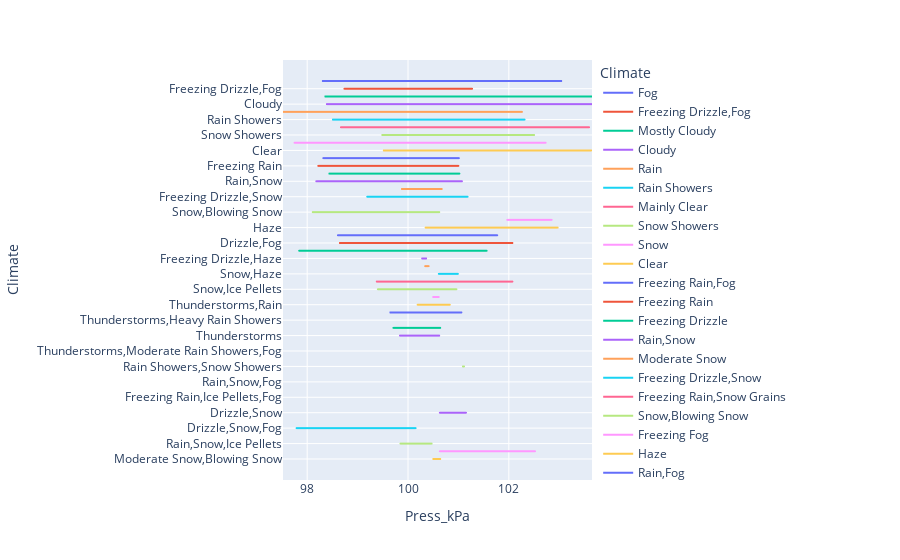

Notebook cell for this chart:
### Code cell
px.line(df, x='Press_kPa', y='Climate', color='Climate', hover_data=['Press_kPa', 'Climate'])

### Figure 1 — Plotly figure (JSON) as saved in the notebook; plotly's stock layout.template omitted (floating-point values rounded to 4 significant figures; data arrays with more than 128 entries replaced by an {"elided": "..."} marker saying what was removed)
{"data": [{"hovertemplate": "Climate=%{y}<br>Press_kPa=%{x}<extra></extra>", "legendgroup": "Fog", "line": {"color": "#636efa", "dash": "solid"}, "mode": "lines", "name": "Fog", "showlegend": true, "type": "scattergl", "x": {"elided": "150 float values"}, "xaxis": "x", "y": {"elided": "150 str values"}, "yaxis": "y"}, {"hovertemplate": "Climate=%{y}<br>Press_kPa=%{x}<extra></extra>", "legendgroup": "Freezing Drizzle,Fog", "line": {"color": "#EF553B", "dash": "solid"}, "mode": "lines", "name": "Freezing Drizzle,Fog", "showlegend": true, "type": "scattergl", "x": [101.3, 101.3, 100.1, 98.74, 100.7, 100.5], "xaxis": "x", "y": ["Freezing Drizzle,Fog", "Freezing Drizzle,Fog", "Freezing Drizzle,Fog", "Freezing Drizzle,Fog", "Freezing Drizzle,Fog", "Freezing Drizzle,Fog"], "yaxis": "y"}, {"hovertemplate": "Climate=%{y}<br>Press_kPa=%{x}<extra></extra>", "legendgroup": "Mostly Cloudy", "line": {"color": "#00cc96", "dash": "solid"}, "mode": "lines", "name": "Mostly Cloudy", "showlegend": true, "type": "scattergl", "x": {"elided": "2069 float values"}, "xaxis": "x", "y": {"elided": "2069 str values"}, "yaxis": "y"}, {"hovertemplate": "Climate=%{y}<br>Press_kPa=%{x}<extra></extra>", "legendgroup": "Cloudy", "line": {"color": "#ab63fa", "dash": "solid"}, "mode": "lines", "name": "Cloudy", "showlegend": true, "type": "scattergl", "x": {"elided": "1728 float values"}, "xaxis": "x", "y": {"elided": "1728 str values"}, "yaxis": "y"}, {"hovertemplate": "Climate=%{y}<br>Press_kPa=%{x}<extra></extra>", "legendgroup": "Rain", "line": {"color": "#FFA15A", "dash": "solid"}, "mode": "lines", "name": "Rain", "showlegend": true, "type": "scattergl", "x": {"elided": "306 float values"}, "xaxis": "x", "y": {"elided": "306 str values"}, "yaxis": "y"}, {"hovertemplate": "Climate=%{y}<br>Press_kPa=%{x}<extra></extra>", "legendgroup": "Rain Showers", "line": {"color": "#19d3f3", "dash": "solid"}, "mode": "lines", "name": "Rain Showers", "showlegend": true, "type": "scattergl", "x": {"elided": "188 float values"}, "xaxis": "x", "y": {"elided": "188 str values"}, "yaxis": "y"}, {"hovertemplate": "Climate=%{y}<br>Press_kPa=%{x}<extra></extra>", "legendgroup": "Mainly Clear", "line": {"color": "#FF6692", "dash": "solid"}, "mode": "lines", "name": "Mainly Clear", "showlegend": true, "type": "scattergl", "x": {"elided": "2106 float values"}, "xaxis": "x", "y": {"elided": "2106 str values"}, "yaxis": "y"}, {"hovertemplate": "Climate=%{y}<br>Press_kPa=%{x}<extra></extra>", "legendgroup": "Snow Showers", "line": {"color": "#B6E880", "dash": "solid"}, "mode": "lines", "name": "Snow Showers", "showlegend": true, "type": "scattergl", "x": [99.66, 100.1, 100.2, 100.3, 100.3, 100.5, 100.6, 100.8, 100.8, 100.7, 100.9, 101.0, 101.0, 101.2, 101.2, 100.3, 101.5, 101.5, 101.6, 101.6, 101.6, 100.9, 100.9, 99.49, 100.2, 102.5, 101.1, 101.4, 99.62, 99.6, 99.6, 99.81, 99.85, 99.9, 100.3, 101.4, 101.4, 101.4, 101.3, 101.4, 101.4, 101.8, 101.2, 101.2, 102.3, 102.2, 102.2, 102.2, 102.3, 102.4, 102.4, 102.4, 100.2, 100.3, 100.5, 100.5, 100.3, 100.3, 101.2, 101.1], "xaxis": "x", "y": ["Snow Showers", "Snow Showers", "Snow Showers", "Snow Showers", "Snow Showers", "Snow Showers", "Snow Showers", "Snow Showers", "Snow Showers", "Snow Showers", "Snow Showers", "Snow Showers", "Snow Showers", "Snow Showers", "Snow Showers", "Snow Showers", "Snow Showers", "Snow Showers", "Snow Showers", "Snow Showers", "Snow Showers", "Snow Showers", "Snow Showers", "Snow Showers", "Snow Showers", "Snow Showers", "Snow Showers", "Snow Showers", "Snow Showers", "Snow Showers", "Snow Showers", "Snow Showers", "Snow Showers", "Snow Showers", "Snow Showers", "Snow Showers", "Snow Showers", "Snow Showers", "Snow Showers", "Snow Showers", "Snow Showers", "Snow Showers", "Snow Showers", "Snow Showers", "Snow Showers", "Snow Showers", "Snow Showers", "Snow Showers", "Snow Showers", "Snow Showers", "Snow Showers", "Snow Showers", "Snow Showers", "Snow Showers", "Snow Showers", "Snow Showers", "Snow Showers", "Snow Showers", "Snow Showers", "Snow Showers"], "yaxis": "y"}, {"hovertemplate": "Climate=%{y}<br>Press_kPa=%{x}<extra></extra>", "legendgroup": "Snow", "line": {"color": "#FF97FF", "dash": "solid"}, "mode": "lines", "name": "Snow", "showlegend": true, "type": "scattergl", "x": {"elided": "390 float values"}, "xaxis": "x", "y": {"elided": "390 str values"}, "yaxis": "y"}, {"hovertemplate": "Climate=%{y}<br>Press_kPa=%{x}<extra></extra>", "legendgroup": "Clear", "line": {"color": "#FECB52", "dash": "solid"}, "mode": "lines", "name": "Clear", "showlegend": true, "type": "scattergl", "x": {"elided": "1326 float values"}, "xaxis": "x", "y": {"elided": "1326 str values"}, "yaxis": "y"}, {"hovertemplate": "Climate=%{y}<br>Press_kPa=%{x}<extra></extra>", "legendgroup": "Freezing Rain,Fog", "line": {"color": "#636efa", "dash": "solid"}, "mode": "lines", "name": "Freezing Rain,Fog", "showlegend": true, "type": "scattergl", "x": [100.2, 98.32, 100.3, 101.0], "xaxis": "x", "y": ["Freezing Rain,Fog", "Freezing Rain,Fog", "Freezing Rain,Fog", "Freezing Rain,Fog"], "yaxis": "y"}, {"hovertemplate": "Climate=%{y}<br>Press_kPa=%{x}<extra></extra>", "legendgroup": "Freezing Rain", "line": {"color": "#EF553B", "dash": "solid"}, "mode": "lines", "name": "Freezing Rain", "showlegend": true, "type": "scattergl", "x": [100.1, 100.1, 98.69, 98.22, 98.98, 98.71, 98.47, 99.61, 99.47, 100.6, 100.5, 100.3, 100.3, 101], "xaxis": "x", "y": ["Freezing Rain", "Freezing Rain", "Freezing Rain", "Freezing Rain", "Freezing Rain", "Freezing Rain", "Freezing Rain", "Freezing Rain", "Freezing Rain", "Freezing Rain", "Freezing Rain", "Freezing Rain", "Freezing Rain", "Freezing Rain"], "yaxis": "y"}, {"hovertemplate": "Climate=%{y}<br>Press_kPa=%{x}<extra></extra>", "legendgroup": "Freezing Drizzle", "line": {"color": "#00cc96", "dash": "solid"}, "mode": "lines", "name": "Freezing Drizzle", "showlegend": true, "type": "scattergl", "x": [100.1, 100.0, 98.44, 100.8, 100.6, 100.4, 101.0], "xaxis": "x", "y": ["Freezing Drizzle", "Freezing Drizzle", "Freezing Drizzle", "Freezing Drizzle", "Freezing Drizzle", "Freezing Drizzle", "Freezing Drizzle"], "yaxis": "y"}, {"hovertemplate": "Climate=%{y}<br>Press_kPa=%{x}<extra></extra>", "legendgroup": "Rain,Snow", "line": {"color": "#ab63fa", "dash": "solid"}, "mode": "lines", "name": "Rain,Snow", "showlegend": true, "type": "scattergl", "x": [100.0, 99.87, 99.77, 98.18, 101.1, 101.1, 101.0, 100.6, 100.3, 100.1, 99.48, 99.48, 99.49, 100.3, 99.76, 99.64, 99.5, 99.38], "xaxis": "x", "y": ["Rain,Snow", "Rain,Snow", "Rain,Snow", "Rain,Snow", "Rain,Snow", "Rain,Snow", "Rain,Snow", "Rain,Snow", "Rain,Snow", "Rain,Snow", "Rain,Snow", "Rain,Snow", "Rain,Snow", "Rain,Snow", "Rain,Snow", "Rain,Snow", "Rain,Snow", "Rain,Snow"], "yaxis": "y"}, {"hovertemplate": "Climate=%{y}<br>Press_kPa=%{x}<extra></extra>", "legendgroup": "Moderate Snow", "line": {"color": "#FFA15A", "dash": "solid"}, "mode": "lines", "name": "Moderate Snow", "showlegend": true, "type": "scattergl", "x": [99.9, 99.88, 100.7, 100.7], "xaxis": "x", "y": ["Moderate Snow", "Moderate Snow", "Moderate Snow", "Moderate Snow"], "yaxis": "y"}, {"hovertemplate": "Climate=%{y}<br>Press_kPa=%{x}<extra></extra>", "legendgroup": "Freezing Drizzle,Snow", "line": {"color": "#19d3f3", "dash": "solid"}, "mode": "lines", "name": "Freezing Drizzle,Snow", "showlegend": true, "type": "scattergl", "x": [99.19, 100.8, 100.7, 99.22, 100.9, 101.2, 100.6, 100.7, 100.8, 100.8, 100.9], "xaxis": "x", "y": ["Freezing Drizzle,Snow", "Freezing Drizzle,Snow", "Freezing Drizzle,Snow", "Freezing Drizzle,Snow", "Freezing Drizzle,Snow", "Freezing Drizzle,Snow", "Freezing Drizzle,Snow", "Freezing Drizzle,Snow", "Freezing Drizzle,Snow", "Freezing Drizzle,Snow", "Freezing Drizzle,Snow"], "yaxis": "y"}, {"hovertemplate": "Climate=%{y}<br>Press_kPa=%{x}<extra></extra>", "legendgroup": "Freezing Rain,Snow Grains", "line": {"color": "#FF6692", "dash": "solid"}, "mode": "lines", "name": "Freezing Rain,Snow Grains", "showlegend": true, "type": "scattergl", "x": [98.56], "xaxis": "x", "y": ["Freezing Rain,Snow Grains"], "yaxis": "y"}, {"hovertemplate": "Climate=%{y}<br>Press_kPa=%{x}<extra></extra>", "legendgroup": "Snow,Blowing Snow", "line": {"color": "#B6E880", "dash": "solid"}, "mode": "lines", "name": "Snow,Blowing Snow", "showlegend": true, "type": "scattergl", "x": [99.09, 99.51, 99.67, 100.0, 100.2, 98.11, 98.2, 98.33, 99.08, 99.24, 99.37, 100.6, 100.4, 100.3, 100.4, 100.4, 100.5, 100.5, 100.5], "xaxis": "x", "y": ["Snow,Blowing Snow", "Snow,Blowing Snow", "Snow,Blowing Snow", "Snow,Blowing Snow", "Snow,Blowing Snow", "Snow,Blowing Snow", "Snow,Blowing Snow", "Snow,Blowing Snow", "Snow,Blowing Snow", "Snow,Blowing Snow", "Snow,Blowing Snow", "Snow,Blowing Snow", "Snow,Blowing Snow", "Snow,Blowing Snow", "Snow,Blowing Snow", "Snow,Blowing Snow", "Snow,Blowing Snow", "Snow,Blowing Snow", "Snow,Blowing Snow"], "yaxis": "y"}, {"hovertemplate": "Climate=%{y}<br>Press_kPa=%{x}<extra></extra>", "legendgroup": "Freezing Fog", "line": {"color": "#FF97FF", "dash": "solid"}, "mode": "lines", "name": "Freezing Fog", "showlegend": true, "type": "scattergl", "x": [102.8, 102.0, 102.2, 102.3], "xaxis": "x", "y": ["Freezing Fog", "Freezing Fog", "Freezing Fog", "Freezing Fog"], "yaxis": "y"}, {"hovertemplate": "Climate=%{y}<br>Press_kPa=%{x}<extra></extra>", "legendgroup": "Haze", "line": {"color": "#FECB52", "dash": "solid"}, "mode": "lines", "name": "Haze", "showlegend": true, "type": "scattergl", "x": [103.0, 102.9, 100.3, 100.5, 100.7, 100.7, 100.7, 100.8, 100.9, 101.0, 101.3, 102.0, 102.0, 102, 102.5, 102.5], "xaxis": "x", "y": ["Haze", "Haze", "Haze", "Haze", "Haze", "Haze", "Haze", "Haze", "Haze", "Haze", "Haze", "Haze", "Haze", "Haze", "Haze", "Haze"], "yaxis": "y"}, {"hovertemplate": "Climate=%{y}<br>Press_kPa=%{x}<extra></extra>", "legendgroup": "Rain,Fog", "line": {"color": "#636efa", "dash": "solid"}, "mode": "lines", "name": "Rain,Fog", "showlegend": true, "type": "scattergl", "x": [100.5, 100.4, 99.18, 99.57, 100.1, 100.9, 101.5, 101.5, 101.7, 101.4, 101.4, 101.4, 101.4, 101.4, 101.4, 100.7, 100.5, 100.6, 98.61, 99.67, 99.59, 99.67, 101.2, 101.1, 101.2, 101.3, 100.4, 100.4, 100.4, 100.3, 100.3, 100.3, 100.3, 100.2, 100.9, 100.9, 100.5, 100.7, 100.7, 100.6, 100.5, 100.7, 100.6, 100.6, 100.7, 100.6, 100.6, 100.6, 101.0, 101.0, 100.3, 100.5, 100.4, 100.3, 100.2, 100.2, 100.1, 100, 99.9, 99.72, 99.56, 99.5, 99.44, 99.44, 99.47, 101.3, 101.0, 100.3, 101.8, 101.7, 101.5, 101.2, 101.2, 101.2, 100.8, 100.8, 100.7, 100.7, 100.6, 100.1, 100.0, 100.0, 99.88, 99.78, 100.9, 101, 100.5, 100.5, 100.5, 100.4, 100.8, 100.8, 100.7, 100.7, 100.7, 101.1, 101.0, 101.0, 100.8, 100.7, 100.6, 100.5, 100.5, 100.5, 100.5, 100.5, 100.6, 100.7, 100.1, 99.78, 99.7, 99.6, 99.34, 99.32, 99.41, 99.42], "xaxis": "x", "y": ["Rain,Fog", "Rain,Fog", "Rain,Fog", "Rain,Fog", "Rain,Fog", "Rain,Fog", "Rain,Fog", "Rain,Fog", "Rain,Fog", "Rain,Fog", "Rain,Fog", "Rain,Fog", "Rain,Fog", "Rain,Fog", "Rain,Fog", "Rain,Fog", "Rain,Fog", "Rain,Fog", "Rain,Fog", "Rain,Fog", "Rain,Fog", "Rain,Fog", "Rain,Fog", "Rain,Fog", "Rain,Fog", "Rain,Fog", "Rain,Fog", "Rain,Fog", "Rain,Fog", "Rain,Fog", "Rain,Fog", "Rain,Fog", "Rain,Fog", "Rain,Fog", "Rain,Fog", "Rain,Fog", "Rain,Fog", "Rain,Fog", "Rain,Fog", "Rain,Fog", "Rain,Fog", "Rain,Fog", "Rain,Fog", "Rain,Fog", "Rain,Fog", "Rain,Fog", "Rain,Fog", "Rain,Fog", "Rain,Fog", "Rain,Fog", "Rain,Fog", "Rain,Fog", "Rain,Fog", "Rain,Fog", "Rain,Fog", "Rain,Fog", "Rain,Fog", "Rain,Fog", "Rain,Fog", "Rain,Fog", "Rain,Fog", "Rain,Fog", "Rain,Fog", "Rain,Fog", "Rain,Fog", "Rain,Fog", "Rain,Fog", "Rain,Fog", "Rain,Fog", "Rain,Fog", "Rain,Fog", "Rain,Fog", "Rain,Fog", "Rain,Fog", "Rain,Fog", "Rain,Fog", "Rain,Fog", "Rain,Fog", "Rain,Fog", "Rain,Fog", "Rain,Fog", "Rain,Fog", "Rain,Fog", "Rain,Fog", "Rain,Fog", "Rain,Fog", "Rain,Fog", "Rain,Fog", "Rain,Fog", "Rain,Fog", "Rain,Fog", "Rain,Fog", "Rain,Fog", "Rain,Fog", "Rain,Fog", "Rain,Fog", "Rain,Fog", "Rain,Fog", "Rain,Fog", "Rain,Fog", "Rain,Fog", "Rain,Fog", "Rain,Fog", "Rain,Fog", "Rain,Fog", "Rain,Fog", "Rain,Fog", "Rain,Fog", "Rain,Fog", "Rain,Fog", "Rain,Fog", "Rain,Fog", "Rain,Fog", "Rain,Fog", "Rain,Fog", "Rain,Fog"], "yaxis": "y"}, {"hovertemplate": "Climate=%{y}<br>Press_kPa=%{x}<extra></extra>", "legendgroup": "Drizzle,Fog", "line": {"color": "#EF553B", "dash": "solid"}, "mode": "lines", "name": "Drizzle,Fog", "showlegend": true, "type": "scattergl", "x": [100.3, 99.08, 98.91, 98.76, 98.69, 98.65, 100.5, 100.6, 100.8, 101.7, 101.8, 101.8, 102.0, 101.7, 101.8, 101.9, 101.9, 102.0, 102.1, 102.0, 99.61, 101.2, 101.3, 101.4, 101.4, 101.4, 101.4, 101.4, 101.7, 100.8, 100.7, 100.7, 100.7, 100.7, 100.7, 100.7, 100.7, 100.3, 100.3, 100.1, 100.1, 100.1, 100.1, 100.1, 100.1, 100.4, 100.4, 99.99, 101.1, 101.2, 101.1, 101.1, 101.1, 101.0, 101.0, 101.0, 100.7, 100.5, 101.5, 101.6, 101.5, 101.5, 101.4, 101.4, 101.1, 101, 100.9, 100.5, 100.7, 100.7, 100.7, 100.7, 100.8, 101.0, 99.44, 99.34, 100.8, 100.2, 100.3, 100.4], "xaxis": "x", "y": ["Drizzle,Fog", "Drizzle,Fog", "Drizzle,Fog", "Drizzle,Fog", "Drizzle,Fog", "Drizzle,Fog", "Drizzle,Fog", "Drizzle,Fog", "Drizzle,Fog", "Drizzle,Fog", "Drizzle,Fog", "Drizzle,Fog", "Drizzle,Fog", "Drizzle,Fog", "Drizzle,Fog", "Drizzle,Fog", "Drizzle,Fog", "Drizzle,Fog", "Drizzle,Fog", "Drizzle,Fog", "Drizzle,Fog", "Drizzle,Fog", "Drizzle,Fog", "Drizzle,Fog", "Drizzle,Fog", "Drizzle,Fog", "Drizzle,Fog", "Drizzle,Fog", "Drizzle,Fog", "Drizzle,Fog", "Drizzle,Fog", "Drizzle,Fog", "Drizzle,Fog", "Drizzle,Fog", "Drizzle,Fog", "Drizzle,Fog", "Drizzle,Fog", "Drizzle,Fog", "Drizzle,Fog", "Drizzle,Fog", "Drizzle,Fog", "Drizzle,Fog", "Drizzle,Fog", "Drizzle,Fog", "Drizzle,Fog", "Drizzle,Fog", "Drizzle,Fog", "Drizzle,Fog", "Drizzle,Fog", "Drizzle,Fog", "Drizzle,Fog", "Drizzle,Fog", "Drizzle,Fog", "Drizzle,Fog", "Drizzle,Fog", "Drizzle,Fog", "Drizzle,Fog", "Drizzle,Fog", "Drizzle,Fog", "Drizzle,Fog", "Drizzle,Fog", "Drizzle,Fog", "Drizzle,Fog", "Drizzle,Fog", "Drizzle,Fog", "Drizzle,Fog", "Drizzle,Fog", "Drizzle,Fog", "Drizzle,Fog", "Drizzle,Fog", "Drizzle,Fog", "Drizzle,Fog", "Drizzle,Fog", "Drizzle,Fog", "Drizzle,Fog", "Drizzle,Fog", "Drizzle,Fog", "Drizzle,Fog", "Drizzle,Fog", "Drizzle,Fog"], "yaxis": "y"}, {"hovertemplate": "Climate=%{y}<br>Press_kPa=%{x}<extra></extra>", "legendgroup": "Drizzle", "line": {"color": "#00cc96", "dash": "solid"}, "mode": "lines", "name": "Drizzle", "showlegend": true, "type": "scattergl", "x": [100.2, 100.5, 99.53, 99.63, 101.2, 100.9, 100.4, 100.4, 100.3, 100.1, 100.7, 101.2, 101.2, 101.1, 101.1, 101.1, 101.1, 100.9, 101.6, 101.1, 99.28, 99.22, 99.67, 99.68, 99.7, 100.5, 100.5, 100.5, 100.5, 100.6, 100.6, 100.7, 100.7, 100.6, 100.6, 100.6, 100.6, 99.54, 100.8, 101.0, 97.84], "xaxis": "x", "y": ["Drizzle", "Drizzle", "Drizzle", "Drizzle", "Drizzle", "Drizzle", "Drizzle", "Drizzle", "Drizzle", "Drizzle", "Drizzle", "Drizzle", "Drizzle", "Drizzle", "Drizzle", "Drizzle", "Drizzle", "Drizzle", "Drizzle", "Drizzle", "Drizzle", "Drizzle", "Drizzle", "Drizzle", "Drizzle", "Drizzle", "Drizzle", "Drizzle", "Drizzle", "Drizzle", "Drizzle", "Drizzle", "Drizzle", "Drizzle", "Drizzle", "Drizzle", "Drizzle", "Drizzle", "Drizzle", "Drizzle", "Drizzle"], "yaxis": "y"}, {"hovertemplate": "Climate=%{y}<br>Press_kPa=%{x}<extra></extra>", "legendgroup": "Freezing Drizzle,Haze", "line": {"color": "#ab63fa", "dash": "solid"}, "mode": "lines", "name": "Freezing Drizzle,Haze", "showlegend": true, "type": "scattergl", "x": [100.4, 100.3, 100.3], "xaxis": "x", "y": ["Freezing Drizzle,Haze", "Freezing Drizzle,Haze", "Freezing Drizzle,Haze"], "yaxis": "y"}, {"hovertemplate": "Climate=%{y}<br>Press_kPa=%{x}<extra></extra>", "legendgroup": "Freezing Rain,Haze", "line": {"color": "#FFA15A", "dash": "solid"}, "mode": "lines", "name": "Freezing Rain,Haze", "showlegend": true, "type": "scattergl", "x": [100.3, 100.4], "xaxis": "x", "y": ["Freezing Rain,Haze", "Freezing Rain,Haze"], "yaxis": "y"}, {"hovertemplate": "Climate=%{y}<br>Press_kPa=%{x}<extra></extra>", "legendgroup": "Snow,Haze", "line": {"color": "#19d3f3", "dash": "solid"}, "mode": "lines", "name": "Snow,Haze", "showlegend": true, "type": "scattergl", "x": [100.6, 100.7, 100.8, 100.8, 101.0], "xaxis": "x", "y": ["Snow,Haze", "Snow,Haze", "Snow,Haze", "Snow,Haze", "Snow,Haze"], "yaxis": "y"}, {"hovertemplate": "Climate=%{y}<br>Press_kPa=%{x}<extra></extra>", "legendgroup": "Snow,Fog", "line": {"color": "#FF6692", "dash": "solid"}, "mode": "lines", "name": "Snow,Fog", "showlegend": true, "type": "scattergl", "x": [100.8, 100.8, 99.53, 99.38, 101.6, 101.6, 101.7, 102.1, 101.4, 101.3, 101.3, 101.2, 100.8, 100.8, 100.7, 100.7, 100.7, 101.3, 101.3, 100.6, 100.5, 100.5, 100.5, 100.4, 100.3, 100.2, 100.2, 100.2, 100.2, 100.2, 100.2, 100.3, 100.3, 100.3, 100.3, 100.4, 101.0], "xaxis": "x", "y": ["Snow,Fog", "Snow,Fog", "Snow,Fog", "Snow,Fog", "Snow,Fog", "Snow,Fog", "Snow,Fog", "Snow,Fog", "Snow,Fog", "Snow,Fog", "Snow,Fog", "Snow,Fog", "Snow,Fog", "Snow,Fog", "Snow,Fog", "Snow,Fog", "Snow,Fog", "Snow,Fog", "Snow,Fog", "Snow,Fog", "Snow,Fog", "Snow,Fog", "Snow,Fog", "Snow,Fog", "Snow,Fog", "Snow,Fog", "Snow,Fog", "Snow,Fog", "Snow,Fog", "Snow,Fog", "Snow,Fog", "Snow,Fog", "Snow,Fog", "Snow,Fog", "Snow,Fog", "Snow,Fog", "Snow,Fog"], "yaxis": "y"}, {"hovertemplate": "Climate=%{y}<br>Press_kPa=%{x}<extra></extra>", "legendgroup": "Snow,Ice Pellets", "line": {"color": "#B6E880", "dash": "solid"}, "mode": "lines", "name": "Snow,Ice Pellets", "showlegend": true, "type": "scattergl", "x": [99.4, 100.2, 101.0, 100.9, 100.9, 100.9], "xaxis": "x", "y": ["Snow,Ice Pellets", "Snow,Ice Pellets", "Snow,Ice Pellets", "Snow,Ice Pellets", "Snow,Ice Pellets", "Snow,Ice Pellets"], "yaxis": "y"}, {"hovertemplate": "Climate=%{y}<br>Press_kPa=%{x}<extra></extra>", "legendgroup": "Rain,Haze", "line": {"color": "#FF97FF", "dash": "solid"}, "mode": "lines", "name": "Rain,Haze", "showlegend": true, "type": "scattergl", "x": [100.6, 100.5, 100.5], "xaxis": "x", "y": ["Rain,Haze", "Rain,Haze", "Rain,Haze"], "yaxis": "y"}, {"hovertemplate": "Climate=%{y}<br>Press_kPa=%{x}<extra></extra>", "legendgroup": "Thunderstorms,Rain", "line": {"color": "#FECB52", "dash": "solid"}, "mode": "lines", "name": "Thunderstorms,Rain", "showlegend": true, "type": "scattergl", "x": [100.8, 100.2, 100.2], "xaxis": "x", "y": ["Thunderstorms,Rain", "Thunderstorms,Rain", "Thunderstorms,Rain"], "yaxis": "y"}, {"hovertemplate": "Climate=%{y}<br>Press_kPa=%{x}<extra></extra>", "legendgroup": "Thunderstorms,Rain Showers", "line": {"color": "#636efa", "dash": "solid"}, "mode": "lines", "name": "Thunderstorms,Rain Showers", "showlegend": true, "type": "scattergl", "x": [100.3, 100.1, 99.75, 99.84, 100.0, 100.9, 99.65, 99.81, 100.3, 100.0, 100.7, 100.3, 100.6, 100.5, 99.85, 101.1], "xaxis": "x", "y": ["Thunderstorms,Rain Showers", "Thunderstorms,Rain Showers", "Thunderstorms,Rain Showers", "Thunderstorms,Rain Showers", "Thunderstorms,Rain Showers", "Thunderstorms,Rain Showers", "Thunderstorms,Rain Showers", "Thunderstorms,Rain Showers", "Thunderstorms,Rain Showers", "Thunderstorms,Rain Showers", "Thunderstorms,Rain Showers", "Thunderstorms,Rain Showers", "Thunderstorms,Rain Showers", "Thunderstorms,Rain Showers", "Thunderstorms,Rain Showers", "Thunderstorms,Rain Showers"], "yaxis": "y"}, {"hovertemplate": "Climate=%{y}<br>Press_kPa=%{x}<extra></extra>", "legendgroup": "Thunderstorms,Heavy Rain Showers", "line": {"color": "#EF553B", "dash": "solid"}, "mode": "lines", "name": "Thunderstorms,Heavy Rain Showers", "showlegend": true, "type": "scattergl", "x": [100.3], "xaxis": "x", "y": ["Thunderstorms,Heavy Rain Showers"], "yaxis": "y"}, {"hovertemplate": "Climate=%{y}<br>Press_kPa=%{x}<extra></extra>", "legendgroup": "Thunderstorms,Rain Showers,Fog", "line": {"color": "#00cc96", "dash": "solid"}, "mode": "lines", "name": "Thunderstorms,Rain Showers,Fog", "showlegend": true, "type": "scattergl", "x": [99.71, 99.84, 100.6], "xaxis": "x", "y": ["Thunderstorms,Rain Showers,Fog", "Thunderstorms,Rain Showers,Fog", "Thunderstorms,Rain Showers,Fog"], "yaxis": "y"}, {"hovertemplate": "Climate=%{y}<br>Press_kPa=%{x}<extra></extra>", "legendgroup": "Thunderstorms", "line": {"color": "#ab63fa", "dash": "solid"}, "mode": "lines", "name": "Thunderstorms", "showlegend": true, "type": "scattergl", "x": [99.84, 100.6], "xaxis": "x", "y": ["Thunderstorms", "Thunderstorms"], "yaxis": "y"}, {"hovertemplate": "Climate=%{y}<br>Press_kPa=%{x}<extra></extra>", "legendgroup": "Thunderstorms,Rain,Fog", "line": {"color": "#FFA15A", "dash": "solid"}, "mode": "lines", "name": "Thunderstorms,Rain,Fog", "showlegend": true, "type": "scattergl", "x": [100.1], "xaxis": "x", "y": ["Thunderstorms,Rain,Fog"], "yaxis": "y"}, {"hovertemplate": "Climate=%{y}<br>Press_kPa=%{x}<extra></extra>", "legendgroup": "Thunderstorms,Moderate Rain Showers,Fog", "line": {"color": "#19d3f3", "dash": "solid"}, "mode": "lines", "name": "Thunderstorms,Moderate Rain Showers,Fog", "showlegend": true, "type": "scattergl", "x": [100.0], "xaxis": "x", "y": ["Thunderstorms,Moderate Rain Showers,Fog"], "yaxis": "y"}, {"hovertemplate": "Climate=%{y}<br>Press_kPa=%{x}<extra></extra>", "legendgroup": "Rain Showers,Fog", "line": {"color": "#FF6692", "dash": "solid"}, "mode": "lines", "name": "Rain Showers,Fog", "showlegend": true, "type": "scattergl", "x": [99.83], "xaxis": "x", "y": ["Rain Showers,Fog"], "yaxis": "y"}, {"hovertemplate": "Climate=%{y}<br>Press_kPa=%{x}<extra></extra>", "legendgroup": "Rain Showers,Snow Showers", "line": {"color": "#B6E880", "dash": "solid"}, "mode": "lines", "name": "Rain Showers,Snow Showers", "showlegend": true, "type": "scattergl", "x": [101.1, 101.1], "xaxis": "x", "y": ["Rain Showers,Snow Showers", "Rain Showers,Snow Showers"], "yaxis": "y"}, {"hovertemplate": "Climate=%{y}<br>Press_kPa=%{x}<extra></extra>", "legendgroup": "Snow Pellets", "line": {"color": "#FF97FF", "dash": "solid"}, "mode": "lines", "name": "Snow Pellets", "showlegend": true, "type": "scattergl", "x": [99.7], "xaxis": "x", "y": ["Snow Pellets"], "yaxis": "y"}, {"hovertemplate": "Climate=%{y}<br>Press_kPa=%{x}<extra></extra>", "legendgroup": "Rain,Snow,Fog", "line": {"color": "#FECB52", "dash": "solid"}, "mode": "lines", "name": "Rain,Snow,Fog", "showlegend": true, "type": "scattergl", "x": [100.7], "xaxis": "x", "y": ["Rain,Snow,Fog"], "yaxis": "y"}, {"hovertemplate": "Climate=%{y}<br>Press_kPa=%{x}<extra></extra>", "legendgroup": "Moderate Rain,Fog", "line": {"color": "#636efa", "dash": "solid"}, "mode": "lines", "name": "Moderate Rain,Fog", "showlegend": true, "type": "scattergl", "x": [99.98], "xaxis": "x", "y": ["Moderate Rain,Fog"], "yaxis": "y"}, {"hovertemplate": "Climate=%{y}<br>Press_kPa=%{x}<extra></extra>", "legendgroup": "Freezing Rain,Ice Pellets,Fog", "line": {"color": "#EF553B", "dash": "solid"}, "mode": "lines", "name": "Freezing Rain,Ice Pellets,Fog", "showlegend": true, "type": "scattergl", "x": [101.0], "xaxis": "x", "y": ["Freezing Rain,Ice Pellets,Fog"], "yaxis": "y"}, {"hovertemplate": "Climate=%{y}<br>Press_kPa=%{x}<extra></extra>", "legendgroup": "Drizzle,Ice Pellets,Fog", "line": {"color": "#00cc96", "dash": "solid"}, "mode": "lines", "name": "Drizzle,Ice Pellets,Fog", "showlegend": true, "type": "scattergl", "x": [100.8], "xaxis": "x", "y": ["Drizzle,Ice Pellets,Fog"], "yaxis": "y"}, {"hovertemplate": "Climate=%{y}<br>Press_kPa=%{x}<extra></extra>", "legendgroup": "Drizzle,Snow", "line": {"color": "#ab63fa", "dash": "solid"}, "mode": "lines", "name": "Drizzle,Snow", "showlegend": true, "type": "scattergl", "x": [100.6, 101.2], "xaxis": "x", "y": ["Drizzle,Snow", "Drizzle,Snow"], "yaxis": "y"}, {"hovertemplate": "Climate=%{y}<br>Press_kPa=%{x}<extra></extra>", "legendgroup": "Rain,Ice Pellets", "line": {"color": "#FFA15A", "dash": "solid"}, "mode": "lines", "name": "Rain,Ice Pellets", "showlegend": true, "type": "scattergl", "x": [100.1], "xaxis": "x", "y": ["Rain,Ice Pellets"], "yaxis": "y"}, {"hovertemplate": "Climate=%{y}<br>Press_kPa=%{x}<extra></extra>", "legendgroup": "Drizzle,Snow,Fog", "line": {"color": "#19d3f3", "dash": "solid"}, "mode": "lines", "name": "Drizzle,Snow,Fog", "showlegend": true, "type": "scattergl", "x": [99.58, 99.6, 99.64, 99.65, 99.71, 99.78, 99.82, 99.87, 99.95, 100.0, 100.2, 97.79, 97.81, 97.89, 97.93], "xaxis": "x", "y": ["Drizzle,Snow,Fog", "Drizzle,Snow,Fog", "Drizzle,Snow,Fog", "Drizzle,Snow,Fog", "Drizzle,Snow,Fog", "Drizzle,Snow,Fog", "Drizzle,Snow,Fog", "Drizzle,Snow,Fog", "Drizzle,Snow,Fog", "Drizzle,Snow,Fog", "Drizzle,Snow,Fog", "Drizzle,Snow,Fog", "Drizzle,Snow,Fog", "Drizzle,Snow,Fog", "Drizzle,Snow,Fog"], "yaxis": "y"}, {"hovertemplate": "Climate=%{y}<br>Press_kPa=%{x}<extra></extra>", "legendgroup": "Rain,Snow Grains", "line": {"color": "#FF6692", "dash": "solid"}, "mode": "lines", "name": "Rain,Snow Grains", "showlegend": true, "type": "scattergl", "x": [100.6], "xaxis": "x", "y": ["Rain,Snow Grains"], "yaxis": "y"}, {"hovertemplate": "Climate=%{y}<br>Press_kPa=%{x}<extra></extra>", "legendgroup": "Rain,Snow,Ice Pellets", "line": {"color": "#B6E880", "dash": "solid"}, "mode": "lines", "name": "Rain,Snow,Ice Pellets", "showlegend": true, "type": "scattergl", "x": [100.5, 100.1, 99.98, 99.85], "xaxis": "x", "y": ["Rain,Snow,Ice Pellets", "Rain,Snow,Ice Pellets", "Rain,Snow,Ice Pellets", "Rain,Snow,Ice Pellets"], "yaxis": "y"}, {"hovertemplate": "Climate=%{y}<br>Press_kPa=%{x}<extra></extra>", "legendgroup": "Snow Showers,Fog", "line": {"color": "#FF97FF", "dash": "solid"}, "mode": "lines", "name": "Snow Showers,Fog", "showlegend": true, "type": "scattergl", "x": [102.5, 101.1, 100.9, 100.6], "xaxis": "x", "y": ["Snow Showers,Fog", "Snow Showers,Fog", "Snow Showers,Fog", "Snow Showers,Fog"], "yaxis": "y"}, {"hovertemplate": "Climate=%{y}<br>Press_kPa=%{x}<extra></extra>", "legendgroup": "Moderate Snow,Blowing Snow", "line": {"color": "#FECB52", "dash": "solid"}, "mode": "lines", "name": "Moderate Snow,Blowing Snow", "showlegend": true, "type": "scattergl", "x": [100.6, 100.5], "xaxis": "x", "y": ["Moderate Snow,Blowing Snow", "Moderate Snow,Blowing Snow"], "yaxis": "y"}], "layout": {"legend": {"title": {"text": "Climate"}, "tracegroupgap": 0}, "margin": {"t": 60}, "xaxis": {"anchor": "y", "domain": [0, 1], "title": {"text": "Press_kPa"}}, "yaxis": {"anchor": "x", "categoryarray": ["Moderate Snow,Blowing Snow", "Snow Showers,Fog", "Rain,Snow,Ice Pellets", "Rain,Snow Grains", "Drizzle,Snow,Fog", "Rain,Ice Pellets", "Drizzle,Snow", "Drizzle,Ice Pellets,Fog", "Freezing Rain,Ice Pellets,Fog", "Moderate Rain,Fog", "Rain,Snow,Fog", "Snow Pellets", "Rain Showers,Snow Showers", "Rain Showers,Fog", "Thunderstorms,Moderate Rain Showers,Fog", "Thunderstorms,Rain,Fog", "Thunderstorms", "Thunderstorms,Rain Showers,Fog", "Thunderstorms,Heavy Rain Showers", "Thunderstorms,Rain Showers", "Thunderstorms,Rain", "Rain,Haze", "Snow,Ice Pellets", "Snow,Fog", "Snow,Haze", "Freezing Rain,Haze", "Freezing Drizzle,Haze", "Drizzle", "Drizzle,Fog", "Rain,Fog", "Haze", "Freezing Fog", "Snow,Blowing Snow", "Freezing Rain,Snow Grains", "Freezing Drizzle,Snow", "Moderate Snow", "Rain,Snow", "Freezing Drizzle", "Freezing Rain", "Freezing Rain,Fog", "Clear", "Snow", "Snow Showers", "Mainly Clear", "Rain Showers", "Rain", "Cloudy", "Mostly Cloudy", "Freezing Drizzle,Fog", "Fog"], "categoryorder": "array", "domain": [0, 1], "title": {"text": "Climate"}}}}
